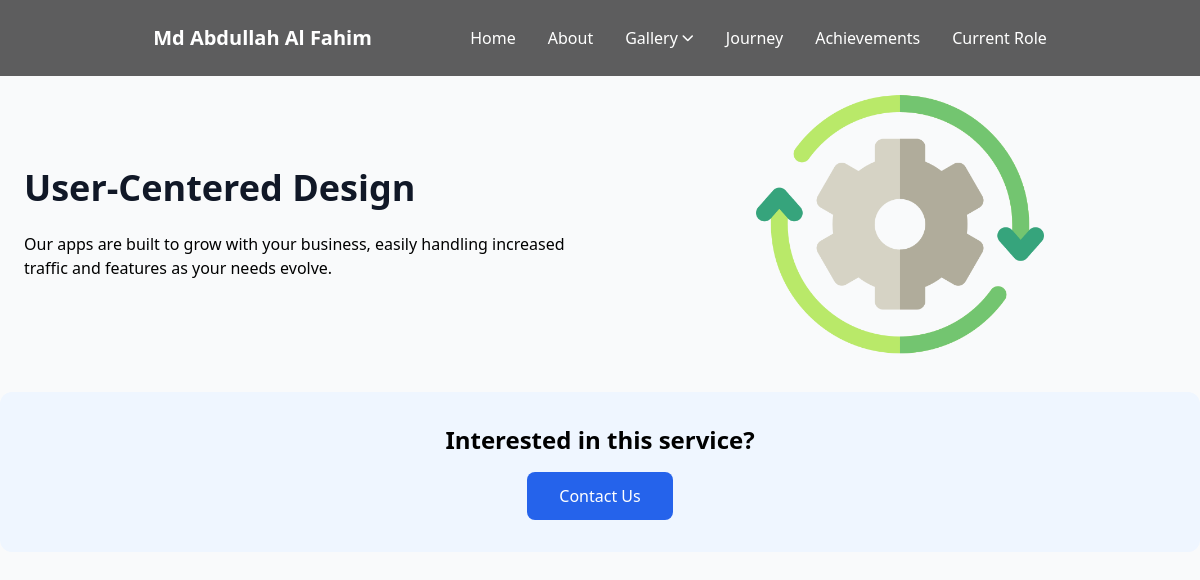
Screenshot of /service/2 with the database file from the repository.
### userprofile/models.py (models this page shows, shortened)
class Profile(models.Model):
    full_name = models.CharField(max_length=200)
    designation = models.CharField(max_length=200)
    profile_image = models.ImageField(upload_to='profile/')
    short_bio = models.TextField()
    about = RichTextField()
    about_image = models.ImageField(
        upload_to='profile/about/',
        blank=True,
        null=True,
        help_text="Image specifically for the About section"
    )
    email = models.EmailField()
    phone = models.CharField(max_length=20)
    address = models.TextField()
    cv_file = models.FileField(upload_to='cvs/', blank=True)
    facebook = models.URLField(blank=True)
    linkedin = models.URLField(blank=True)
    twitter = models.URLField(blank=True)
    instagram = models.URLField(blank=True)
    medium = models.URLField(blank=True)
    hero_title = models.CharField(max_length=200, default="Innovating Education")
    hero_description = RichTextField(default="About my work...")
    show_hero_mobile = models.BooleanField(default=True)
    hero_button_text = models.CharField(max_length=50, default="Contact Me")

class Service(models.Model):
    profile = models.ForeignKey(Profile, on_delete=models.CASCADE)
    title = models.CharField(max_length=200)
    description = RichTextField()
    icon = models.ImageField(upload_to='services/')

### userprofile/views.py (the view)
# urls.py: path('service/<int:pk>',service,name='service'),
def service(request,pk):
    profile = Profile.objects.first()
    service = Service.objects.get(pk=pk)
    context = {
        'profile': profile,
        'service': service,
    }
    return render(request, 'profile/service.html', context)

### userprofile/templates/profile/service.html (shortened to what this page needs)
{% extends "profile/base.html" %}
{% block content %}
<section class="min-h-screen">
    <div class="mt-20 flex items-center justify-center px-6">
        <div class="grid grid-cols-1 md:grid-cols-2 gap-12 items-center max-w-6xl w-full">
            <div>
                <h1 class="text-4xl font-bold text-gray-900 mb-4">{{ service.title }}</h1>
                <p class="text-lg text-gray-700 mb-6">
                    {{ service.description | safe }}
                </p>
            </div>
            <div class="flex justify-center">
                <img src="{{ service.icon.url }}" alt="{{ service.title }} icon" class="w-72 h-72">
            </div>
        </div>
    </div>
    <div class="my-6 bg-blue-50 rounded-xl p-8 text-center">
        <h3 class="text-2xl font-bold mb-4">Interested in this service?</h3>
        <a href="{% url 'home' %}#contact"
            class="inline-block px-8 py-3 bg-blue-600 text-white rounded-lg hover:bg-blue-700 transition">
            Contact Us
        </a>
    </div>
</section>
{% endblock content %}

### userprofile/templates/profile/include/navbar.html (shortened to what this page needs)
<header class="bg-[#000000A0] fixed w-screen top-0 z-50">
    <div class="container mx-auto">
        <nav>
            <div class="flex justify-around items-center px-4 py-6">
                <div>
                    <a href="#" class="text-white font-semibold text-xl group relative">
                        <span>{{ profile.full_name }}</span>
                    </a>
                </div>
                <div class="hidden md:flex items-center space-x-8">
                    <div class="group relative">
                        <a href="{% url 'home' %}" class="text-white hover:text-gray-300">
                            <span>Home</span>
                        </a>
                    </div>
                    <div class="group relative">
                        <a href="{% url 'home' %}#about" class="text-white hover:text-gray-300">
                            <span>About</span>
                        </a>
                    </div>
                    <div class="group relative">
                        <button class="text-white hover:text-gray-300 flex items-center">
                            <span>Gallery</span>
                            <i
                                class="fas fa-chevron-down ml-1 text-xs transition-transform duration-200 group-hover:rotate-180"></i>
                        </button>
                    </div>
                    <div class="group relative">
                        <a href="{% url 'home' %}#journey" class="text-white hover:text-gray-300">
                            <span>Journey</span>
                        </a>
                    </div>
                    <div class="group relative">
                        <a href="#achievements" class="text-white hover:text-gray-300">
                            <span>Achievements</span>
                        </a>
                    </div>
                    <div class="group relative">
                        <a href="{% url 'home' %}#current_role" class="text-white hover:text-gray-300">
                            <span>Current Role</span>
                        </a>
                    </div>
                </div>
            </div>
        </nav>
    </div>
</header>

### rows the page displays
Profile: full_name "Md Abdullah Al Fahim"
Service: title "User-Centered Design", description "Our apps are built to grow with your business, easily handling increased traffic and features as your needs evolve.", icon (picture)
